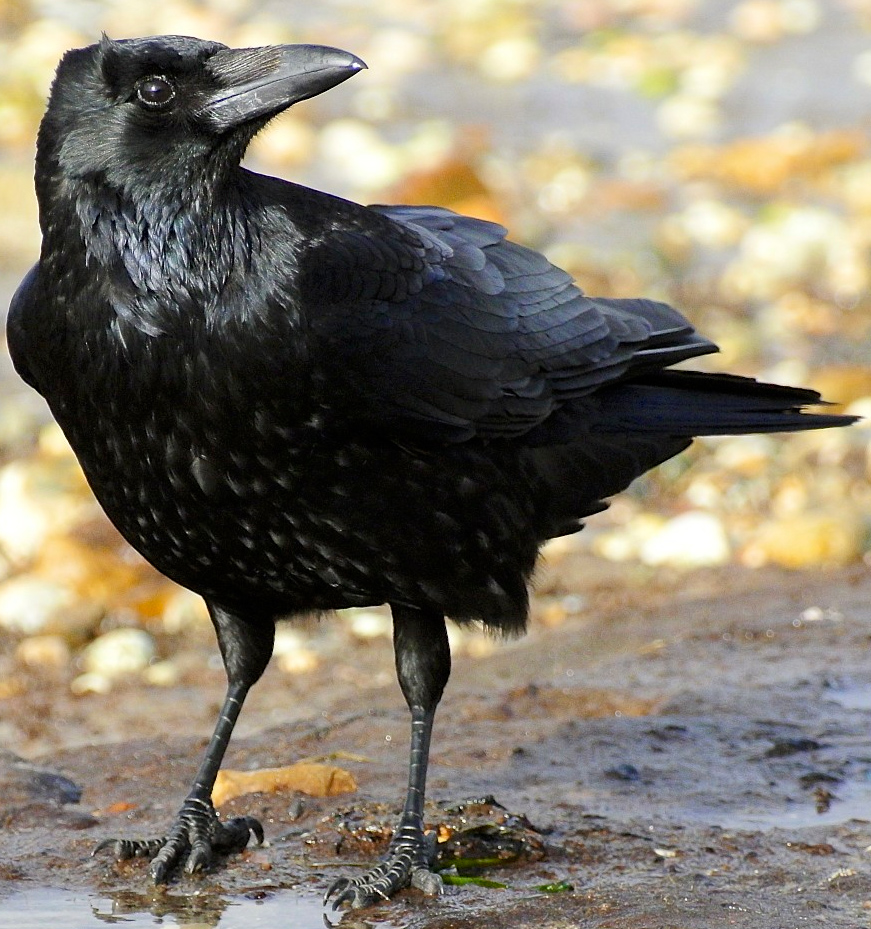
#> input picture dataset/crow/1.jpg, 871 x 929 px, found by its file name; its folder holds only this picture in this run
$ jupyter execute --allow-errors Image_Classification_Using_ML.ipynb   (shell and % lines are left out)
#> lines starting #> are read from the running program, lines starting #| are printed output that depends on the picture
#> further down, img_arr is the input picture: shape (929, 871, 3); mean R, G, B 130.2, 122.6, 108
#> `img_resized = resize(img_arr,(150,150,3))`:
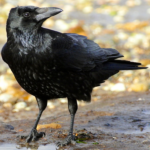
#> img_resized: shape (150, 150, 3) float64; mean R, G, B 0.511, 0.481, 0.423
<a href="https://colab.research.google.com/github/Srikantan0/Mini-Project/blob/main/Image_Classification_Using_ML.ipynb" target="_parent"></a>

[cell 1]
#Data(input)
#using bing_image_downloader

[cell 2]
#now preprocessing
#resize and then flatten
import numpy as np
import matplotlib.pyplot as plt
from skimage.io import imread
from skimage.transform import resize
import os

target = []
images = []
flat_data = []

datadir = '/content/drive/MyDrive/datasetForClassification'
categories = ['crow','owl','pigeon']

#> (the rest of this cell did not finish here and is left out)

[cell 3]
len(flat_data[0])
#> Out = 67500

[cell 4]
uni, count = np.unique(target,return_counts = True)
plt.bar(categories,count)
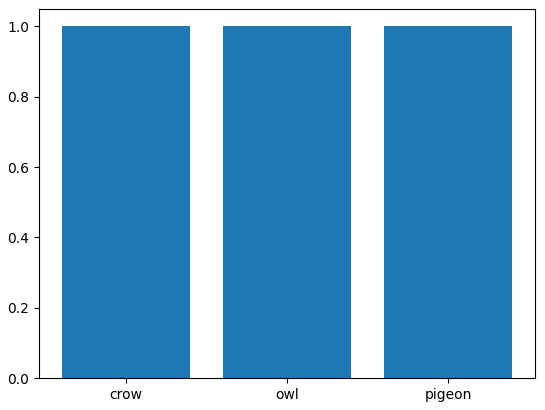
#> figure drawn by matplotlib, 1 panel

[cell 5]
from sklearn.model_selection import train_test_split
#> (the rest of this cell did not finish here and is left out)

[cell 6]
from sklearn.model_selection import GridSearchCV
from sklearn import svm
param_grid = [
              {'C' : [1,10,100,1000], 'kernel':['linear']},
              {'C' : [1,10,100,1000],'gamma':[0.001,0.0001], 'kernel':['rbf']}
]
svc = svm.SVC(probability=True)
clf = GridSearchCV(svc,param_grid)
#> (the rest of this cell did not finish here and is left out)

#> (a cell that did not finish here is left out)

#> (a cell that did not finish here is left out)

[cell 9]
from sklearn.metrics import accuracy_score,confusion_matrix

#> (a cell that did not finish here is left out)

#> (a cell that did not finish here is left out)

[cell 12]
import pickle
pickle.dump(clf,open('img_model.p','wb'))

[cell 13]
model = pickle.load(open('img_model.p','rb'))

[cell 14]
flat_data = []
url = input('Enter your image url')
#> the answer given: dataset/crow/1.jpg
img = imread(url)
img_resized = resize(img,(150,150,3))
flat_data.append(img_resized.flatten())
flat_data = np.array(flat_data)
print(img.shape)
#| (929, 871, 3)
